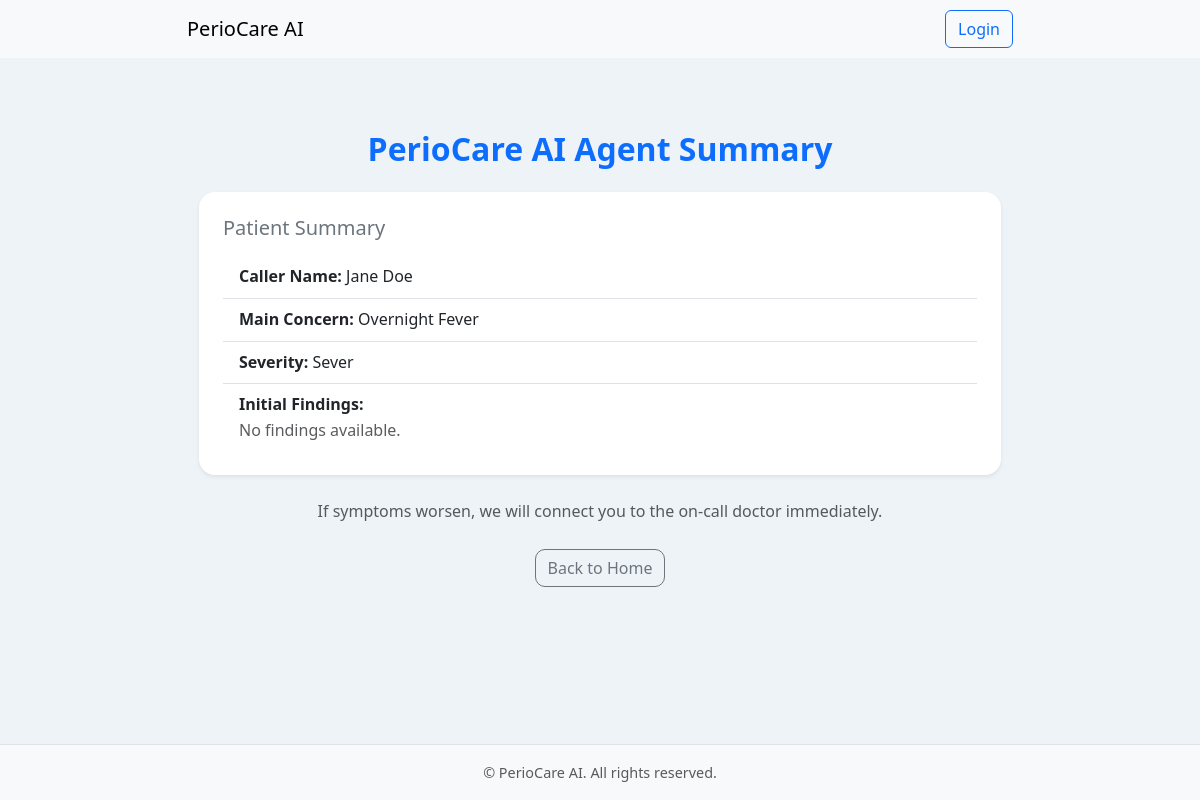
The page /backend/response/details/2 on the database as committed earlier.
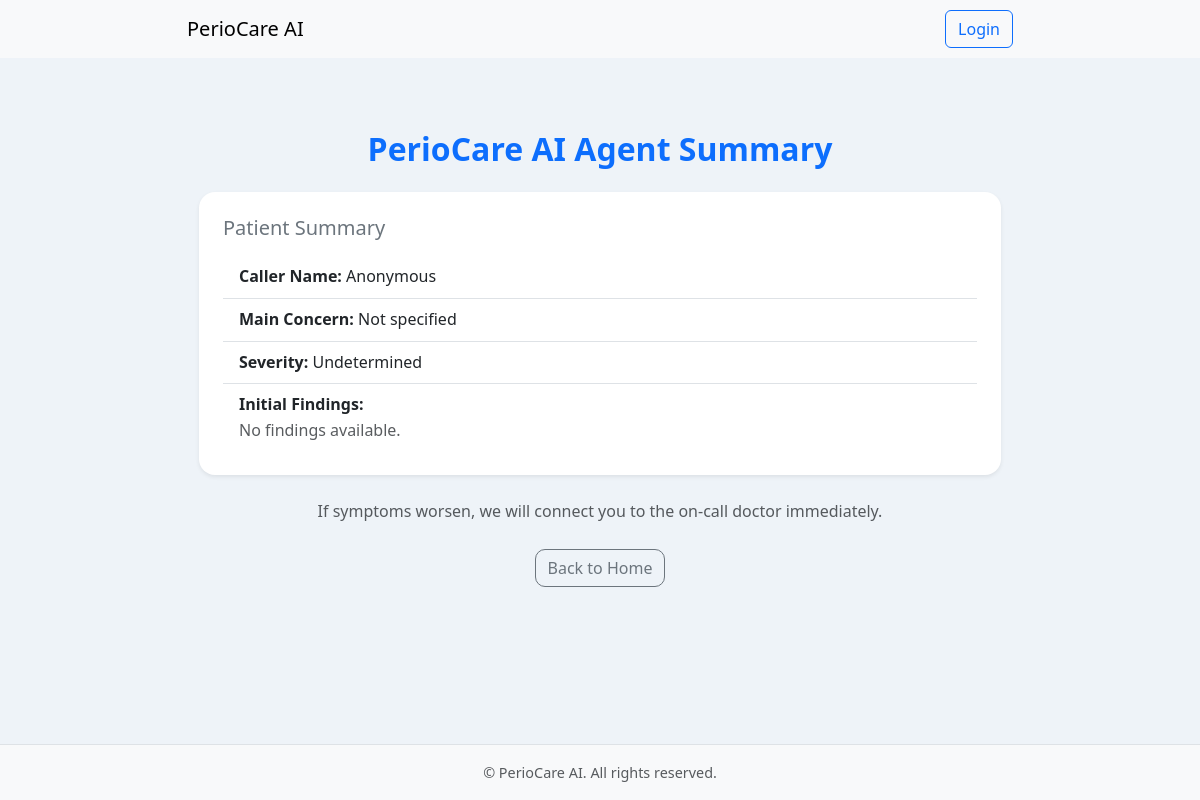
The same page on the database as committed later.
### backend/models.py (models this page shows, shortened)
class CallLog(models.Model):
    call_id = models.AutoField(primary_key=True)
    caller_name = models.CharField(max_length=255)
    caller_number = models.CharField(max_length=20)
    call_time = models.DateTimeField(auto_now_add=True)

class Assessment(models.Model):
    concern = models.TextField()
    severity = models.CharField(max_length=50)
    status = models.CharField(max_length=50, default='Pending')
    initial_findings = models.TextField(blank=True, null=True)
    call_log = models.OneToOneField(CallLog, on_delete=models.CASCADE, related_name='assessment')

### backend/views.py (the view)
# urls.py: path('response/details/<int:call_id>', views.response_view, name='response_view'),
def response_view(request, call_id):
    call_log = get_object_or_404(CallLog, call_id=call_id)
    conversation = call_log.conversations.last()
    assessment = getattr(call_log, 'assessment', None)
    summary = {
        "caller_name": call_log.caller_name if call_log.caller_name else None,
        "contact_number": call_log.caller_number if call_log.caller_number else None,
        "concern": assessment.concern if assessment else None,
        "severity": assessment.severity if assessment else None,
        "initial_findings": assessment.initial_findings if assessment else None,
        "timestamp": conversation.timestamp if conversation else None,
    }
    return render(request, 'components/response.html', {
        'summary': summary,
        'call_id': call_id,
        'transcript': conversation.full_transcript if conversation else None,
    })

### templates/components/response.html (shortened to what the changed rows need)
{% extends "base/index.html" %}
{% load static %}
{% block content %}
<div class="container py-5">
    {% if request.user.is_authenticated and request.user.is_superuser %}
        <h2 class="text-danger mb-4 text-center">Admin Dashboard - Patient Summary</h2>
        {% if summary %}
            <div class="card shadow-sm mb-4 border-danger">
                <div class="card-body">
                    <h5 class="card-title text-danger">Conversation Summary</h5>
                    <ul class="list-group list-group-flush mb-3">
                        <li class="list-group-item">
                            <strong>Caller Name:</strong> {{ summary.caller_name|default:"Not provided" }}
                        </li>
                        <li class="list-group-item">
                            <strong>Caller Number:</strong> {{ summary.contact_number|default:"Not provided" }}
                        </li>
                        <li class="list-group-item">
                            <strong>Concern:</strong> {{ summary.concern|default:"Not specified" }}
                        </li>
                        <li class="list-group-item">
                            <strong>Severity:</strong> {{ summary.severity|default:"Undetermined" }}
                        </li>
                        <li class="list-group-item">
                            <strong>Findings:</strong><br>
                            <pre class="text-muted">{{ summary.initial_findings|default:"No findings available." }}</pre>
                        </li>
                        <li class="list-group-item">
                            <strong>Call ID:</strong> {{ call_id }}
                        </li>
                        <li class="list-group-item">
                            <strong>Timestamp:</strong> {{ summary.timestamp|date:"Y-m-d H:i"|default:"Not Available" }}
                        </li>
                    </ul>
                    <h6 class="text-secondary mt-4 mb-2">Full Conversation Transcript</h6>
                    <div class="bg-light border rounded p-3" style="max-height: 400px; overflow-y: auto; white-space: pre-wrap;">
                        {% if transcript %}
                            {{ transcript }}
                        {% else %}
                            <span class="text-muted">No transcript available for this call.</span>
                        {% endif %}
                    </div>
                </div>
            </div>
        {% else %}
            <div class="alert alert-warning text-center">
                No summary data available for this call.
            </div>
        {% endif %}
        <div class="text-center mt-4">
            <a href="{% url 'assessment' %}" class="btn btn-outline-danger">Go to Assessment Panel</a>
        </div>
    {% else %}
        <h2 class="text-primary mb-4 text-center">PerioCare AI Agent Summary</h2>
        {% if summary %}
            <div class="card shadow-sm mb-4">
                <div class="card-body">
                    <h5 class="card-title mb-3 text-secondary">Patient Summary</h5>
                    <ul class="list-group list-group-flush">
                        <li class="list-group-item">
                            <strong>Caller Name:</strong> {{ summary.caller_name|default:"Not provided" }}
                        </li>
                        <li class="list-group-item">
                            <strong>Main Concern:</strong> {{ summary.concern|default:"Not specified" }}
                        </li>
                        <li class="list-group-item">
                            <strong>Severity:</strong> {{ summary.severity|default:"Undetermined" }}
                        </li>
                        <li class="list-group-item">
                            <strong>Initial Findings:</strong><br>
                            <span class="text-muted">{{ summary.initial_findings|default:"No findings available." }}</span>
                        </li>
                    </ul>
                </div>
            </div>
        {% else %}
            <div class="alert alert-warning text-center">
                No summary data available.
            </div>
        {% endif %}
    {% endif %}
</div>
{% endblock %}

Rows that differ between the two databases and show on the page:
removed Assessment: concern "Overnight Fever", severity "Sever"
changed CallLog: caller_name "Jane Doe" → "Anonymous"
Other text that changed with them:
{{ summary.concern|default:"Not specified" }}: (not shown) → "Not specified"
{{ summary.severity|default:"Undetermined" }}: (not shown) → "Undetermined"
